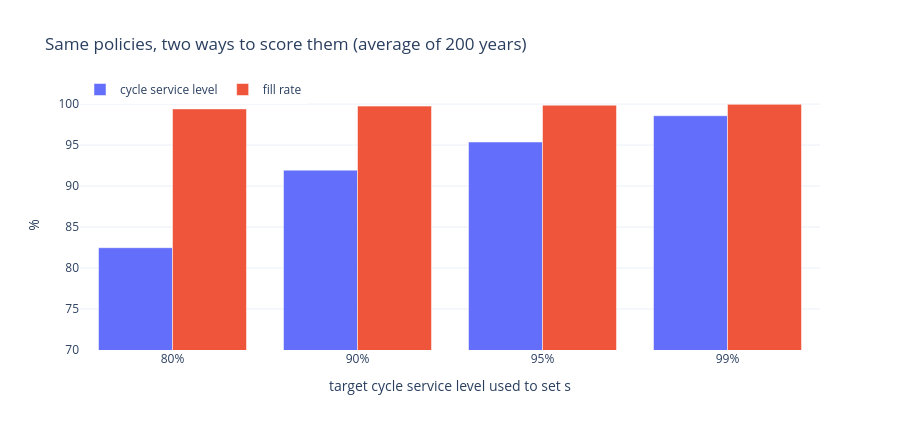

The cell this chart's notebook holds for it:
### Markdown cell above
A clean year: **no stockouts at all** (fill rate and CSL both 100%), with 19 orders. But one year contains only 19 cycles. With a 95% target we'd expect about 1 bad cycle, so seeing 0 could just be luck.

**To get a fair score, simulate many plausible years.** We build each one by drawing 52 whole weeks at random from the test year. Using whole weeks keeps the weekday pattern intact. Then we average the results over 200 such years. We do this for four different CSL targets:

### Code cell
def resampled_year(seed, weeks=test.reshape(-1, 7)):
    """A plausible alternative year: 52 whole weeks drawn at random (with replacement) from the test year."""
    rng = np.random.default_rng(seed)
    return weeks[rng.integers(0, len(weeks), len(weeks))].ravel()


def average_over_years(s, S, n_years, **kwargs):
    runs = [simulate(s, S, resampled_year(k), seed=k, **kwargs) for k in range(n_years)]
    return pd.DataFrame(runs).mean().to_dict()


rows = []
for csl in [0.80, 0.90, 0.95, 0.99]:
    pol = formula_policy(mu, sigma, csl=csl)
    avg = average_over_years(pol["s"], pol["S"], 200)
    rows.append({"target CSL": csl, "s": pol["s"], "S": pol["S"], "achieved CSL": avg["cycle service level"],
                 "fill rate": avg["fill rate"], "total $": avg["total $"]})
service = pd.DataFrame(rows).set_index("target CSL")

fig = go.Figure()
fig.add_trace(go.Bar(x=[f"{c:.0%}" for c in service.index], y=100 * service["achieved CSL"], name="cycle service level",
                     hovertemplate="target %{x}<br>CSL %{y:.1f}%<extra></extra>"))
fig.add_trace(go.Bar(x=[f"{c:.0%}" for c in service.index], y=100 * service["fill rate"], name="fill rate",
                     hovertemplate="target %{x}<br>fill rate %{y:.1f}%<extra></extra>"))
fig.update_layout(title="Same policies, two ways to score them (average of 200 years)", barmode="group",
                  xaxis_title="target cycle service level used to set s", yaxis_title="%", yaxis_range=[70, 100.5],
                  height=430, width=900, template="plotly_white", legend=dict(orientation="h", y=1.1))
fig.show()
service.round(3)

### Figure 1 — Plotly figure (JSON) as saved in the notebook; plotly's stock layout.template omitted (floating-point values rounded to 4 significant figures)
{"data": [{"hovertemplate": "target %{x}<br>CSL %{y:.1f}%<extra></extra>", "name": "cycle service level", "type": "bar", "x": ["80%", "90%", "95%", "99%"], "y": [82.48, 91.94, 95.37, 98.58]}, {"hovertemplate": "target %{x}<br>fill rate %{y:.1f}%<extra></extra>", "name": "fill rate", "type": "bar", "x": ["80%", "90%", "95%", "99%"], "y": [99.41, 99.75, 99.87, 99.97]}], "layout": {"barmode": "group", "height": 430, "legend": {"orientation": "h", "y": 1.1}, "title": {"text": "Same policies, two ways to score them (average of 200 years)"}, "width": 900, "xaxis": {"title": {"text": "target cycle service level used to set s"}}, "yaxis": {"range": [70, 100.5], "title": {"text": "%"}}}}
